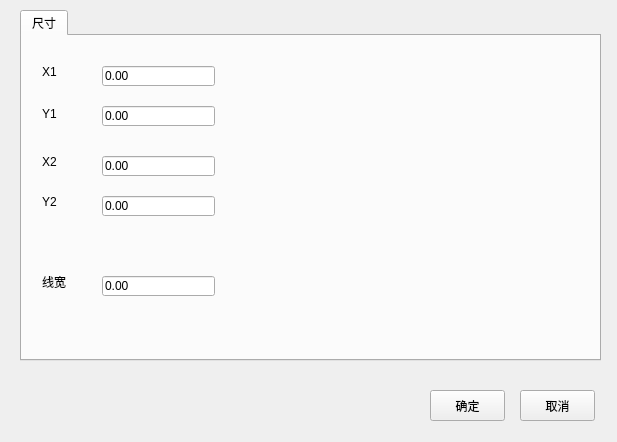
<?xml version="1.0" encoding="UTF-8"?>
<ui version="4.0">
 <class>Editor_Line</class>
 <widget class="QWidget" name="Editor_Line">
  <property name="geometry">
   <rect>
    <x>0</x>
    <y>0</y>
    <width>617</width>
    <height>442</height>
   </rect>
  </property>
  <property name="windowTitle">
   <string>线条属性</string>
  </property>
  <widget class="QTabWidget" name="tabWidget">
   <property name="geometry">
    <rect>
     <x>20</x>
     <y>10</y>
     <width>581</width>
     <height>351</height>
    </rect>
   </property>
   <property name="tabShape">
    <enum>QTabWidget::Rounded</enum>
   </property>
   <property name="currentIndex">
    <number>0</number>
   </property>
   <widget class="QWidget" name="tab">
    <attribute name="title">
     <string>尺寸</string>
    </attribute>
    <widget class="QLabel" name="label_2">
     <property name="geometry">
      <rect>
       <x>20</x>
       <y>70</y>
       <width>54</width>
       <height>16</height>
      </rect>
     </property>
     <property name="text">
      <string>Y1</string>
     </property>
    </widget>
    <widget class="QLabel" name="label">
     <property name="geometry">
      <rect>
       <x>20</x>
       <y>30</y>
       <width>54</width>
       <height>12</height>
      </rect>
     </property>
     <property name="text">
      <string>X1</string>
     </property>
    </widget>
    <widget class="QLineEdit" name="lineEdit_x1">
     <property name="geometry">
      <rect>
       <x>80</x>
       <y>30</y>
       <width>113</width>
       <height>20</height>
      </rect>
     </property>
     <property name="text">
      <string>0.00</string>
     </property>
    </widget>
    <widget class="QLineEdit" name="lineEdit_y1">
     <property name="geometry">
      <rect>
       <x>80</x>
       <y>70</y>
       <width>113</width>
       <height>20</height>
      </rect>
     </property>
     <property name="text">
      <string>0.00</string>
     </property>
    </widget>
    <widget class="QLabel" name="label_3">
     <property name="geometry">
      <rect>
       <x>20</x>
       <y>120</y>
       <width>54</width>
       <height>12</height>
      </rect>
     </property>
     <property name="text">
      <string>X2</string>
     </property>
    </widget>
    <widget class="QLineEdit" name="lineEdit_x2">
     <property name="geometry">
      <rect>
       <x>80</x>
       <y>120</y>
       <width>113</width>
       <height>20</height>
      </rect>
     </property>
     <property name="text">
      <string>0.00</string>
     </property>
    </widget>
    <widget class="QLabel" name="label_4">
     <property name="geometry">
      <rect>
       <x>20</x>
       <y>160</y>
       <width>54</width>
       <height>12</height>
      </rect>
     </property>
     <property name="text">
      <string>Y2</string>
     </property>
    </widget>
    <widget class="QLineEdit" name="lineEdit_y2">
     <property name="geometry">
      <rect>
       <x>80</x>
       <y>160</y>
       <width>113</width>
       <height>20</height>
      </rect>
     </property>
     <property name="text">
      <string>0.00</string>
     </property>
    </widget>
    <widget class="QLabel" name="label_5">
     <property name="geometry">
      <rect>
       <x>20</x>
       <y>240</y>
       <width>54</width>
       <height>12</height>
      </rect>
     </property>
     <property name="text">
      <string>线宽</string>
     </property>
    </widget>
    <widget class="QLineEdit" name="lineEdit_width">
     <property name="geometry">
      <rect>
       <x>80</x>
       <y>240</y>
       <width>113</width>
       <height>20</height>
      </rect>
     </property>
     <property name="text">
      <string>0.00</string>
     </property>
    </widget>
   </widget>
  </widget>
  <widget class="QPushButton" name="btn_ok">
   <property name="geometry">
    <rect>
     <x>430</x>
     <y>390</y>
     <width>75</width>
     <height>31</height>
    </rect>
   </property>
   <property name="text">
    <string>确定</string>
   </property>
  </widget>
  <widget class="QPushButton" name="btn_cancel">
   <property name="geometry">
    <rect>
     <x>520</x>
     <y>390</y>
     <width>75</width>
     <height>31</height>
    </rect>
   </property>
   <property name="text">
    <string>取消</string>
   </property>
  </widget>
 </widget>
 <resources/>
 <connections/>
</ui>
